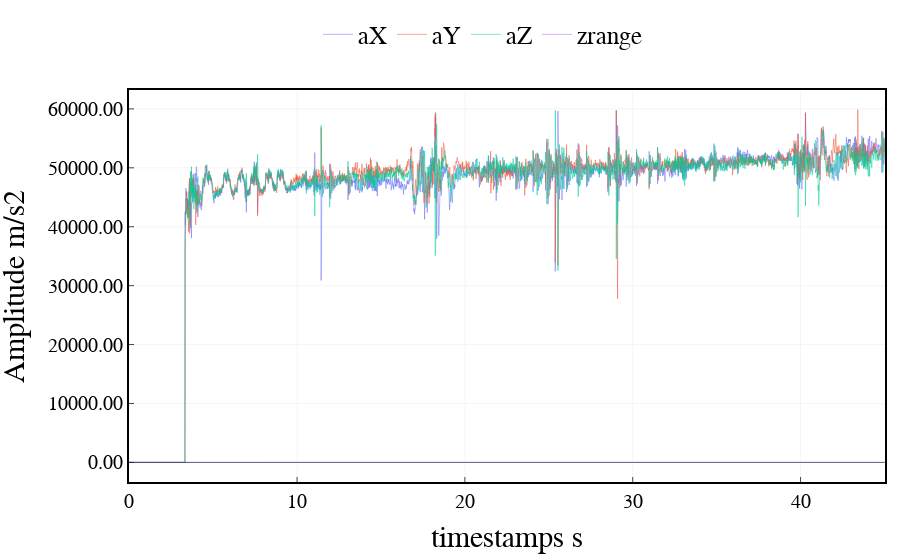

The notebook cell this image was saved under:
### Code cell
import scipy.signal as signal_p

# Define filter parameters
fs = 100  # Sampling frequency
fc = 4  # Cutoff frequency
order = 6  # Filter order



# Create low-pass Butterworth filter
b, a = signal_p.butter(order, fc / (fs / 2), btype='low')

# Apply filter to signal data
signalf = signal_p.filtfilt(b, a, imu_data[:,:6], axis=0)
timestamp = imu_data[:,7]
fig = go.Figure()
fig.add_trace(go.Scatter(x=timestamp, y=imu_data[:,3],
                    mode='lines',
                    line=dict(width=0.5),
                    name='aX'))
fig.add_trace(go.Scatter(x=timestamp, y=imu_data[:,4],
                    mode='lines',
                    line=dict(width=0.5),
                    name='aY'))
fig.add_trace(go.Scatter(x=timestamp, y=imu_data[:,5],
                    mode='lines',
                    line=dict(width=0.5),
                    name='aZ'))

fig.add_trace(go.Scatter(x=timestamp, y=imu_data[:,8]/1000,
                    mode='lines',
                    line=dict(width=0.5),
                    name='zrange'))


# # Add a rectangle to the plot
# fig.add_shape(type='rect',
#               x0=0,
#               y0=-2,
#               x1=10,
#               y1=2,
#               line=dict(color='blue', width=0.5),
#             #   fillcolor='lightblue',
#               opacity=0.5)

fig.add_shape(type='line',
                x0=0,
                y0=0,
                x1=timestamp[-1].astype(float),
                y1=0,
                line=dict(color='black', width=0.5),
            #   fillcolor='lightblue',
                opacity=1)

    
    


fig.update_layout(xaxis_title='timestamps s',
                        yaxis_title='Amplitude m/s2',
                        font=dict(size=25, family='Arial', color='rgb(0, 0, 0)'),
                        margin={'l': 15, 'r': 15, 't': 15, 'b': 15},
                        # width=1000, height=400,
                        legend=dict(
                            yanchor="top",
                            y=1.2,
                            xanchor="left",
                            x = 0.25,
                            font=dict(
                                family='Arial',
                                size=25,
                                color='rgb(0, 0, 0)',
                            ),
                            orientation="h",
                            # bordercolor="Black",
                            # borderwidth=1
                        ),
                        plot_bgcolor='rgb(255,255,255)',
                        xaxis=dict(
                            showline=True,
                            linecolor='rgb(0, 0, 0)',
                            linewidth=2,
                            ticks='inside',
                            tickfont=dict(
                                family='Arial',
                                size=20,
                                color='rgb(0, 0, 0)',
                            ),
                            tick0 = 150,
                            dtick = 10,
                            gridcolor='rgb(245, 245, 245)',
                            mirror=True
                        ),
                        yaxis=dict(
                            # range = [0, 1],
                            showline=True,
                            linecolor='rgb(0, 0, 0)',
                            linewidth=2,
                            ticks='inside',
                            tickfont=dict(
                                family='Arial',
                                size=20,
                                color='rgb(0, 0, 0)',
                            ),
                            tickformat='.2f',   # y轴刻度分辨率
                            gridcolor='rgb(245, 245, 245)',
                            mirror=True
                        ),
        )

fig.show()

### Figure 1 — Plotly figure (JSON) as saved in the notebook; plotly's stock layout.template omitted (floating-point values rounded to 4 significant figures; data arrays with more than 128 entries replaced by an {"elided": "..."} marker saying what was removed)
{"data": [{"line": {"width": 0.5}, "mode": "lines", "name": "aX", "type": "scatter", "x": {"elided": "4504 float values"}, "y": {"elided": "4504 int values"}}, {"line": {"width": 0.5}, "mode": "lines", "name": "aY", "type": "scatter", "x": {"elided": "4504 float values"}, "y": {"elided": "4504 int values"}}, {"line": {"width": 0.5}, "mode": "lines", "name": "aZ", "type": "scatter", "x": {"elided": "4504 float values"}, "y": {"elided": "4504 int values"}}, {"line": {"width": 0.5}, "mode": "lines", "name": "zrange", "type": "scatter", "x": {"elided": "4504 float values"}, "y": {"elided": "4504 float values"}}], "layout": {"font": {"color": "rgb(0, 0, 0)", "family": "Arial", "size": 25}, "legend": {"font": {"color": "rgb(0, 0, 0)", "family": "Arial", "size": 25}, "orientation": "h", "x": 0.25, "xanchor": "left", "y": 1.2, "yanchor": "top"}, "margin": {"b": 15, "l": 15, "r": 15, "t": 15}, "plot_bgcolor": "rgb(255,255,255)", "shapes": [{"line": {"color": "black", "width": 0.5}, "opacity": 1, "type": "line", "x0": 0, "x1": 45.02, "y0": 0, "y1": 0}], "xaxis": {"dtick": 10, "gridcolor": "rgb(245, 245, 245)", "linecolor": "rgb(0, 0, 0)", "linewidth": 2, "mirror": true, "showline": true, "tick0": 150, "tickfont": {"color": "rgb(0, 0, 0)", "family": "Arial", "size": 20}, "ticks": "inside", "title": {"text": "timestamps s"}}, "yaxis": {"gridcolor": "rgb(245, 245, 245)", "linecolor": "rgb(0, 0, 0)", "linewidth": 2, "mirror": true, "showline": true, "tickfont": {"color": "rgb(0, 0, 0)", "family": "Arial", "size": 20}, "tickformat": ".2f", "ticks": "inside", "title": {"text": "Amplitude m/s2"}}}}
